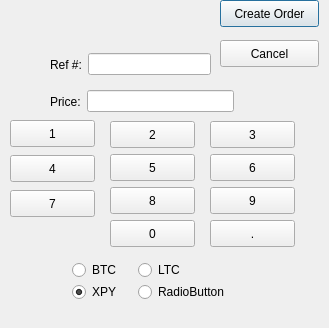
<?xml version="1.0" encoding="UTF-8"?>
<ui version="4.0">
 <class>Create_Order</class>
 <widget class="QDialog" name="Create_Order">
  <property name="geometry">
   <rect>
    <x>0</x>
    <y>0</y>
    <width>329</width>
    <height>328</height>
   </rect>
  </property>
  <property name="windowTitle">
   <string>Create Order</string>
  </property>
  <widget class="QPushButton" name="pushButton">
   <property name="geometry">
    <rect>
     <x>220</x>
     <y>0</y>
     <width>99</width>
     <height>27</height>
    </rect>
   </property>
   <property name="text">
    <string>Create Order</string>
   </property>
  </widget>
  <widget class="QPushButton" name="pushButton_2">
   <property name="geometry">
    <rect>
     <x>220</x>
     <y>40</y>
     <width>99</width>
     <height>27</height>
    </rect>
   </property>
   <property name="text">
    <string>Cancel</string>
   </property>
  </widget>
  <widget class="QWidget" name="layoutWidget">
   <property name="geometry">
    <rect>
     <x>50</x>
     <y>80</y>
     <width>184</width>
     <height>43</height>
    </rect>
   </property>
   <layout class="QHBoxLayout" name="horizontalLayout">
    <item>
     <widget class="QLabel" name="Price_label">
      <property name="text">
       <string>Price:</string>
      </property>
     </widget>
    </item>
    <item>
     <widget class="QLineEdit" name="Price">
      <property name="text">
       <string/>
      </property>
      <property name="alignment">
       <set>Qt::AlignRight|Qt::AlignTrailing|Qt::AlignVCenter</set>
      </property>
      <property name="placeholderText">
       <string/>
      </property>
     </widget>
    </item>
   </layout>
  </widget>
  <widget class="QWidget" name="layoutWidget">
   <property name="geometry">
    <rect>
     <x>50</x>
     <y>50</y>
     <width>161</width>
     <height>29</height>
    </rect>
   </property>
   <layout class="QHBoxLayout" name="horizontalLayout_2">
    <item>
     <widget class="QLabel" name="Ref_label">
      <property name="text">
       <string>Ref #:</string>
      </property>
     </widget>
    </item>
    <item>
     <widget class="QLineEdit" name="Ref_Num"/>
    </item>
   </layout>
  </widget>
  <widget class="QPushButton" name="KP4">
   <property name="geometry">
    <rect>
     <x>10</x>
     <y>155</y>
     <width>85</width>
     <height>27</height>
    </rect>
   </property>
   <property name="focusPolicy">
    <enum>Qt::NoFocus</enum>
   </property>
   <property name="text">
    <string>4</string>
   </property>
   <attribute name="buttonGroup">
    <string notr="true">KeyBoard</string>
   </attribute>
  </widget>
  <widget class="QPushButton" name="KP1">
   <property name="geometry">
    <rect>
     <x>10</x>
     <y>120</y>
     <width>85</width>
     <height>27</height>
    </rect>
   </property>
   <property name="focusPolicy">
    <enum>Qt::NoFocus</enum>
   </property>
   <property name="text">
    <string>1</string>
   </property>
   <attribute name="buttonGroup">
    <string notr="true">KeyBoard</string>
   </attribute>
  </widget>
  <widget class="QPushButton" name="KP7">
   <property name="geometry">
    <rect>
     <x>10</x>
     <y>190</y>
     <width>85</width>
     <height>27</height>
    </rect>
   </property>
   <property name="focusPolicy">
    <enum>Qt::NoFocus</enum>
   </property>
   <property name="text">
    <string>7</string>
   </property>
   <attribute name="buttonGroup">
    <string notr="true">KeyBoard</string>
   </attribute>
  </widget>
  <widget class="QPushButton" name="KP6">
   <property name="geometry">
    <rect>
     <x>210</x>
     <y>154</y>
     <width>85</width>
     <height>27</height>
    </rect>
   </property>
   <property name="focusPolicy">
    <enum>Qt::NoFocus</enum>
   </property>
   <property name="text">
    <string>6</string>
   </property>
   <attribute name="buttonGroup">
    <string notr="true">KeyBoard</string>
   </attribute>
  </widget>
  <widget class="QPushButton" name="KP3">
   <property name="geometry">
    <rect>
     <x>210</x>
     <y>121</y>
     <width>85</width>
     <height>27</height>
    </rect>
   </property>
   <property name="focusPolicy">
    <enum>Qt::NoFocus</enum>
   </property>
   <property name="text">
    <string>3</string>
   </property>
   <attribute name="buttonGroup">
    <string notr="true">KeyBoard</string>
   </attribute>
  </widget>
  <widget class="QPushButton" name="KP9">
   <property name="geometry">
    <rect>
     <x>210</x>
     <y>187</y>
     <width>85</width>
     <height>27</height>
    </rect>
   </property>
   <property name="focusPolicy">
    <enum>Qt::NoFocus</enum>
   </property>
   <property name="text">
    <string>9</string>
   </property>
   <attribute name="buttonGroup">
    <string notr="true">KeyBoard</string>
   </attribute>
  </widget>
  <widget class="QPushButton" name="KP0_2">
   <property name="geometry">
    <rect>
     <x>210</x>
     <y>220</y>
     <width>85</width>
     <height>27</height>
    </rect>
   </property>
   <property name="focusPolicy">
    <enum>Qt::NoFocus</enum>
   </property>
   <property name="text">
    <string>.</string>
   </property>
   <attribute name="buttonGroup">
    <string notr="true">KeyBoard</string>
   </attribute>
  </widget>
  <widget class="QPushButton" name="KP8">
   <property name="geometry">
    <rect>
     <x>110</x>
     <y>187</y>
     <width>85</width>
     <height>27</height>
    </rect>
   </property>
   <property name="focusPolicy">
    <enum>Qt::NoFocus</enum>
   </property>
   <property name="text">
    <string>8</string>
   </property>
   <attribute name="buttonGroup">
    <string notr="true">KeyBoard</string>
   </attribute>
  </widget>
  <widget class="QPushButton" name="KP5">
   <property name="geometry">
    <rect>
     <x>110</x>
     <y>154</y>
     <width>85</width>
     <height>27</height>
    </rect>
   </property>
   <property name="focusPolicy">
    <enum>Qt::NoFocus</enum>
   </property>
   <property name="text">
    <string>5</string>
   </property>
   <attribute name="buttonGroup">
    <string notr="true">KeyBoard</string>
   </attribute>
  </widget>
  <widget class="QPushButton" name="KP0">
   <property name="geometry">
    <rect>
     <x>110</x>
     <y>220</y>
     <width>85</width>
     <height>27</height>
    </rect>
   </property>
   <property name="focusPolicy">
    <enum>Qt::NoFocus</enum>
   </property>
   <property name="text">
    <string>0</string>
   </property>
   <attribute name="buttonGroup">
    <string notr="true">KeyBoard</string>
   </attribute>
  </widget>
  <widget class="QPushButton" name="KP2">
   <property name="geometry">
    <rect>
     <x>110</x>
     <y>121</y>
     <width>85</width>
     <height>27</height>
    </rect>
   </property>
   <property name="focusPolicy">
    <enum>Qt::NoFocus</enum>
   </property>
   <property name="text">
    <string>2</string>
   </property>
   <attribute name="buttonGroup">
    <string notr="true">KeyBoard</string>
   </attribute>
  </widget>
  <widget class="QRadioButton" name="radioButton_3">
   <property name="geometry">
    <rect>
     <x>138</x>
     <y>262</y>
     <width>101</width>
     <height>16</height>
    </rect>
   </property>
   <property name="text">
    <string>LTC</string>
   </property>
   <attribute name="buttonGroup">
    <string notr="true">buttonGroup</string>
   </attribute>
  </widget>
  <widget class="QRadioButton" name="radioButton_4">
   <property name="geometry">
    <rect>
     <x>138</x>
     <y>284</y>
     <width>101</width>
     <height>16</height>
    </rect>
   </property>
   <property name="text">
    <string>RadioButton</string>
   </property>
   <attribute name="buttonGroup">
    <string notr="true">buttonGroup</string>
   </attribute>
  </widget>
  <widget class="QRadioButton" name="radioButton_2">
   <property name="geometry">
    <rect>
     <x>72</x>
     <y>284</y>
     <width>58</width>
     <height>16</height>
    </rect>
   </property>
   <property name="text">
    <string>XPY</string>
   </property>
   <property name="checked">
    <bool>true</bool>
   </property>
   <attribute name="buttonGroup">
    <string notr="true">buttonGroup</string>
   </attribute>
  </widget>
  <widget class="QRadioButton" name="radioButton">
   <property name="geometry">
    <rect>
     <x>72</x>
     <y>262</y>
     <width>58</width>
     <height>16</height>
    </rect>
   </property>
   <property name="text">
    <string>BTC</string>
   </property>
   <attribute name="buttonGroup">
    <string notr="true">buttonGroup</string>
   </attribute>
  </widget>
 </widget>
 <resources/>
 <connections/>
 <buttongroups>
  <buttongroup name="buttonGroup"/>
  <buttongroup name="KeyBoard"/>
 </buttongroups>
</ui>
